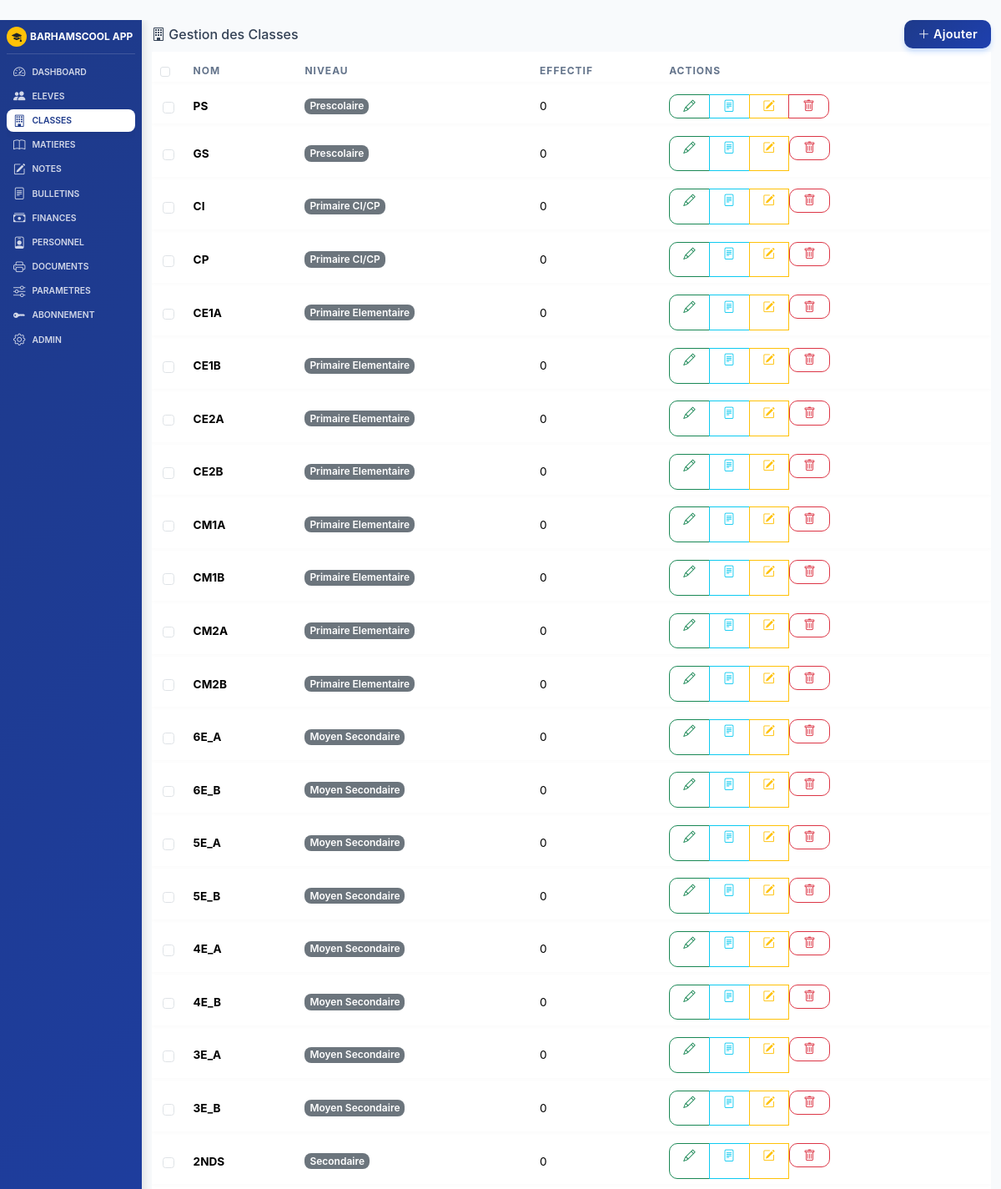
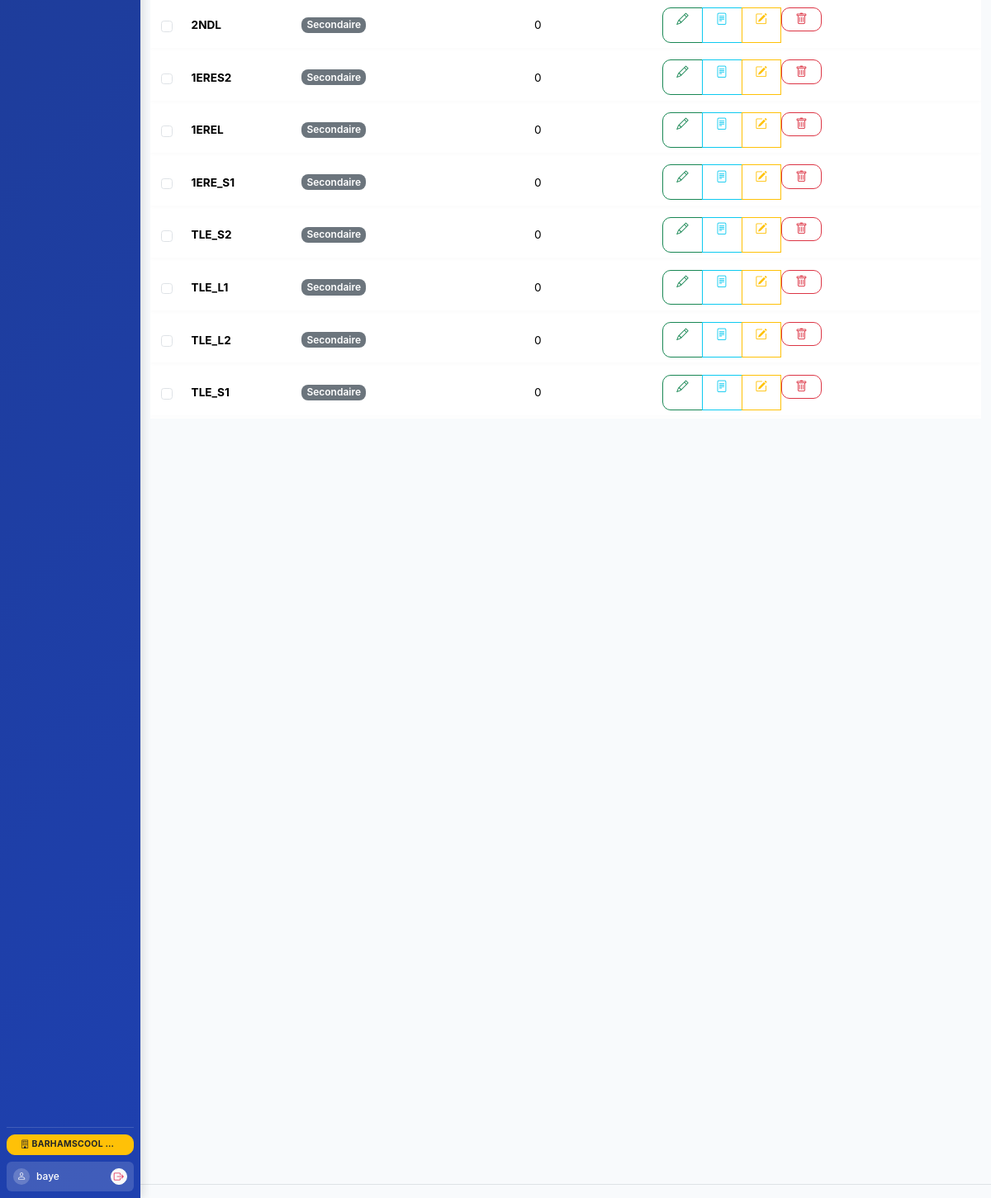
The app's page /classes (signed in) with its own data (2 pictures, top to bottom).
### models.py (models this page shows, shortened)
class Ecole(db.Model):
    id = db.Column(db.Integer, primary_key=True)
    nom = db.Column(db.String(200), default='BARHAMSCOOL APP')
    identifiant = db.Column(db.String(50), unique=True, nullable=True)
    adresse = db.Column(db.String(300), default='ZAC MBAO CITE CAPEC')
    tel = db.Column(db.String(100), default='338369035-772601310-777385032')
    annee_scolaire = db.Column(db.String(20), default='2024-2025')
    zone = db.Column(db.String(100), default='RUFISQUE')
    dev = db.Column(db.String(200), default='Abdou Diatta - Barham Informatique')
    email = db.Column(db.String(150), default='')
    type_ecole = db.Column(db.String(100), default='')
    directeur = db.Column(db.String(150), default='')
    chef_etablissement = db.Column(db.String(150), default='')
    slogan = db.Column(db.String(300), default='')
    autorisation = db.Column(db.String(100), default='')
    code_etablissement = db.Column(db.String(50), default='')
    ia = db.Column(db.String(100), default='')
    ief = db.Column(db.String(100), default='')
    session_timeout = db.Column(db.Integer, default=30)  # en minutes
    max_login_attempts = db.Column(db.Integer, default=5)
    lockout_duration = db.Column(db.Integer, default=15)  # en minutes
    ip_whitelist = db.Column(db.Text, default='')  # IPs autorisées (séparées par virgule)
    smtp_server = db.Column(db.String(150), default='')
    smtp_port = db.Column(db.Integer, default=587)
    smtp_user = db.Column(db.String(150), default='')
    smtp_password = db.Column(db.String(150), default='')
    smtp_use_tls = db.Column(db.Boolean, default=True)
    email_expediteur = db.Column(db.String(150), default='')

class User(UserMixin, db.Model):
    id = db.Column(db.Integer, primary_key=True)
    username = db.Column(db.String(80), unique=True, nullable=False)
    password_hash = db.Column(db.String(256), nullable=False)
    role = db.Column(db.String(50), default='user')
    ecole_id = db.Column(db.Integer, db.ForeignKey('ecole.id'), nullable=True)
    created_at = db.Column(db.DateTime, default=lambda: datetime.now(timezone.utc))
    last_login = db.Column(db.DateTime, nullable=True)
    identifiant = db.Column(db.String(50), unique=True, nullable=True)
    ecole = db.relationship('Ecole', backref='users')

class Classe(db.Model):
    id = db.Column(db.Integer, primary_key=True)
    nom = db.Column(db.String(50), nullable=False)
    niveau = db.Column(db.String(50))
    effectif = db.Column(db.Integer, default=0)
    ecole_id = db.Column(db.Integer, db.ForeignKey('ecole.id'), nullable=False, default=1)
    ecole = db.relationship('Ecole', backref='classes')

### routes_classes.py (the view)
@app.route('/classes')
@login_required
def classes():
    ecole_id = get_current_ecole_id()
    return render_template('classes/index.html', classes=Classe.query.filter_by(ecole_id=ecole_id).all(), ecole=Ecole.query.get(ecole_id))

### templates/classes/index.html (shortened to what this page needs)
﻿﻿﻿﻿﻿﻿﻿﻿﻿﻿﻿﻿﻿﻿﻿﻿﻿﻿﻿﻿﻿﻿﻿﻿﻿﻿﻿{% extends "base.html" %}
{% block content %}
<div class="d-flex justify-content-between align-items-center mb-1">
    <h6 class="mb-0"><i class="bi bi-building"></i> Gestion des Classes</h6>
    <div>
        <a href="{{ url_for('classe_ajouter') }}" class="btn btn-primary"><i class="bi bi-plus-lg"></i> Ajouter</a>
    </div>
</div>
<form id="formBulk" method="POST" action="{{ url_for('classes_supprimer_bulk') }}">
    <div style="max-height:65vh;overflow-y:auto;overflow-x:hidden;">
        <table class="table table-sm table-bordered align-middle bg-white shadow-sm">
            <thead class="table-primary">
                <tr>
                    <th style="width:40px;">
                        <input class="form-check-input" type="checkbox" id="selectAll" onchange="toggleAll(this)">
                    </th>
                    <th>Nom</th>
                    <th>Niveau</th>
                    <th>Effectif</th>
                    <th>Actions</th>
                </tr>
            </thead>
            <tbody>
                {% for c in classes %}
                <tr>
                    <td class="text-center">
                        <input class="form-check-input classe-check" type="checkbox" name="classe_ids[]" value="{{ c.id }}" onchange="updateBouton()">
                    </td>
                    <td class="fw-bold">{{ c.nom }}</td>
                    <td><span class="badge bg-secondary">{{ c.niveau or '-' }}</span></td>
                    <td>{{ c.eleves|count }}</td>
                    <td>
                        <div class="btn-group btn-group-sm">
                            <a href="{{ url_for('notes_saisir', classe_id=c.id, trimestre=1) }}" class="btn btn-outline-success" title="Notes"><i class="bi bi-pencil"></i></a>
                            <a href="{{ url_for('bulletin_classe', classe_id=c.id, trimestre=1) }}" class="btn btn-outline-info" title="Bulletin"><i class="bi bi-file-text"></i></a>
                            <a href="{{ url_for('classe_modifier', id=c.id) }}" class="btn btn-outline-warning" title="Modifier"><i class="bi bi-pencil-square"></i></a>
                            <form method="POST" action="{{ url_for('classe_supprimer', id=c.id) }}" onsubmit="return confirm('Supprimer cette classe ? Les eleves de cette classe seront deplaces (sans classe).')">
                                <button class="btn btn-outline-danger" title="Supprimer"><i class="bi bi-trash"></i></button>
                            </form>
                        </div>
                    </td>
                </tr>
                {% endfor %}
            </tbody>
        </table>
    </div>
</form>
{% endblock %}

### templates/base.html (shortened to what this page needs)
<!DOCTYPE html>
<html lang="fr">
<head>
    <link href="https://cdn.jsdelivr.net/npm/bootstrap@5.3.3/dist/css/bootstrap.min.css" rel="stylesheet">
    <link href="https://cdn.jsdelivr.net/npm/bootstrap-icons@1.11.3/font/bootstrap-icons.min.css" rel="stylesheet">
    <link href="{{ url_for('static', filename='css/style.css') }}?v=3" rel="stylesheet">
</head>
<body>
    <div class="app-layout {% if not current_user.is_authenticated %}no-sidebar{% endif %}">
        {% if current_user.is_authenticated %}
        <aside class="app-sidebar text-white" id="appSidebar">
            <div class="sidebar-brand">
                <div class="brand-icon bg-warning text-dark rounded-circle me-1" style="width:24px; height:24px; display:flex; align-items:center; justify-content:center; flex-shrink: 0;">
                    <i class="bi bi-mortarboard-fill" style="font-size: 0.75rem !important;"></i>
                </div>
                <div class="brand-text text-truncate" title="{{ ecole.nom if ecole else 'BARHAMSCOOL APP' }}">
                    <span class="fw-bold" style="font-size: 0.75rem !important;">{{ ecole.nom if ecole else 'BARHAMSCOOL APP' }}</span>
                </div>
            </div>
            <nav class="sidebar-menu">
                <ul class="nav flex-column gap-0">
                    {% if not has_licence %}
                    <li class="nav-item">
                        <a class="nav-link d-flex align-items-center gap-2 py-1 px-2 {{ 'active' if request.endpoint == 'abonnement' }}" href="{{ url_for('abonnement') }}">
                            <i class="bi bi-key-fill" style="font-size: 0.9rem;"></i>
                            <span style="font-size: 0.65rem; text-transform: uppercase; font-weight: 600;">Abonnement</span>
                        </a>
                    </li>
                    {% else %}
                    {% for endpoint, icon, label in nav_items %}
                    <li class="nav-item">
                        <a class="nav-link d-flex align-items-center gap-2 py-1 px-2 {{ 'active' if request.endpoint == endpoint }}" href="{{ url_for(endpoint) }}">
                            <i class="bi {{ icon }}" style="font-size: 0.9rem;"></i>
                            <span style="font-size: 0.65rem; text-transform: uppercase; font-weight: 600;">{{ label }}</span>
                        </a>
                    </li>
                    {% endfor %}
                    <li class="nav-item">
                        <a class="nav-link d-flex align-items-center gap-2 py-1 px-2 {{ 'active' if request.endpoint == 'parametres_financiers' }}" href="{{ url_for('parametres_financiers') }}">
                            <i class="bi bi-sliders" style="font-size: 0.9rem;"></i>
                            <span style="font-size: 0.65rem; text-transform: uppercase; font-weight: 600;">Parametres</span>
                        </a>
                    </li>
                    <li class="nav-item">
                        <a class="nav-link d-flex align-items-center gap-2 py-1 px-2 {{ 'active' if request.endpoint == 'abonnement' }}" href="{{ url_for('abonnement') }}">
                            <i class="bi bi-key-fill" style="font-size: 0.9rem;"></i>
                            <span style="font-size: 0.65rem; text-transform: uppercase; font-weight: 600;">Abonnement</span>
                        </a>
                    </li>
                    {% endif %}
                    {% if current_user.role == 'super_users' %}
                    <li class="nav-item">
                        <a class="nav-link d-flex align-items-center gap-2 py-1 px-2 {{ 'active' if request.endpoint == 'admin' }}" href="{{ url_for('admin') }}">
                            <i class="bi bi-gear" style="font-size: 0.9rem;"></i>
                            <span style="font-size: 0.65rem; text-transform: uppercase; font-weight: 600;">Admin</span>
                        </a>
                    </li>
                    {% endif %}
                </ul>
            </nav>
            <div class="sidebar-footer mt-auto">
                {% if current_user.role == 'super_users' and all_ecoles %}
                <div class="dropdown w-100 mb-2">
                    <button class="btn btn-sm btn-warning text-dark dropdown-toggle fw-bold w-100 py-1" type="button" data-bs-toggle="dropdown" aria-expanded="false" style="font-size: 0.65rem; line-height: 1.4; text-overflow: ellipsis; overflow: hidden; white-space: nowrap;" title="{{ ecole.nom if ecole else 'École' }}">
                        <i class="bi bi-building"></i> {{ ecole.nom if ecole else 'École' }}
                    </button>
                </div>
                {% endif %}
                <div class="user-profile-block d-flex align-items-center justify-content-between p-2 rounded" style="background: rgba(255,255,255,0.15);">
                    <div class="d-flex align-items-center gap-2">
                        <div class="avatar bg-white-20 rounded-circle" style="width:20px; height:20px; display:flex; align-items:center; justify-content:center;">
                            <i class="bi bi-person" style="font-size: 0.7rem;"></i>
                        </div>
                        <div class="user-info text-truncate">
                            <span class="fw-medium text-white" style="font-size: 0.75rem;">{{ current_user.username }}</span>
                        </div>
                    </div>
                    <a class="btn btn-sm btn-light p-0 rounded-circle d-flex align-items-center justify-content-center" href="{{ url_for('logout') }}" title="Quitter" style="width: 20px; height: 20px; color: var(--danger-color) !important;">
                        <i class="bi bi-box-arrow-right" style="font-size: 0.75rem;"></i>
                    </a>
                </div>
            </div>
        </aside>
        {% endif %}
        <main class="app-main">
            <div class="container-fluid" style="margin-top:0 !important; padding-top:0 !important;">
                {% block content %}{% endblock %}
            </div>
            <footer class="text-center text-muted py-2 mt-auto border-top small">
            </footer>
        </main>
    </div>
</body>
</html>

### records on screen
Ecole: nom "BARHAMSCOOL APP", nom "BARHAMSCOOL…"
User: username "baye"
Classe: nom "PS", niveau "Prescolaire", eleves|count "0"
Classe: nom "GS", niveau "Prescolaire", eleves|count "0"
Classe: nom "CI", niveau "Primaire CI/CP", eleves|count "0"
Classe: nom "CP", niveau "Primaire CI/CP", eleves|count "0"
Classe: nom "CE1A", niveau "Primaire Elementaire", eleves|count "0"
Classe: nom "CE1B", niveau "Primaire Elementaire", eleves|count "0"
Classe: nom "CE2A", niveau "Primaire Elementaire", eleves|count "0"
Classe: nom "CE2B", niveau "Primaire Elementaire", eleves|count "0"
Classe: nom "CM1A", niveau "Primaire Elementaire", eleves|count "0"
Classe: nom "CM1B", niveau "Primaire Elementaire", eleves|count "0"
Classe: nom "CM2A", niveau "Primaire Elementaire", eleves|count "0"
Classe: nom "CM2B", niveau "Primaire Elementaire", eleves|count "0"
Classe: nom "6E_A", niveau "Moyen Secondaire", eleves|count "0"
Classe: nom "6E_B", niveau "Moyen Secondaire", eleves|count "0"
Classe: nom "5E_A", niveau "Moyen Secondaire", eleves|count "0"
Classe: nom "5E_B", niveau "Moyen Secondaire", eleves|count "0"
Classe: nom "4E_A", niveau "Moyen Secondaire", eleves|count "0"
Classe: nom "4E_B", niveau "Moyen Secondaire", eleves|count "0"
Classe: nom "3E_A", niveau "Moyen Secondaire", eleves|count "0"
Classe: nom "3E_B", niveau "Moyen Secondaire", eleves|count "0"
Classe: nom "2NDS", niveau "Secondaire", eleves|count "0"
Classe: nom "2NDL", niveau "Secondaire", eleves|count "0"
Classe: nom "1ERES2", niveau "Secondaire", eleves|count "0"
Classe: nom "1EREL", niveau "Secondaire", eleves|count "0"
Classe: nom "1ERE_S1", niveau "Secondaire", eleves|count "0"
Classe: nom "TLE_S2", niveau "Secondaire", eleves|count "0"
Classe: nom "TLE_L1", niveau "Secondaire", eleves|count "0"
Classe: nom "TLE_L2", niveau "Secondaire", eleves|count "0"
Classe: nom "TLE_S1", niveau "Secondaire", eleves|count "0"

### other values on screen
{{ label }} "DASHBOARD" "ELEVES" "CLASSES" "MATIERES" "NOTES" "BULLETINS" "FINANCES" "PERSONNEL" "DOCUMENTS"
